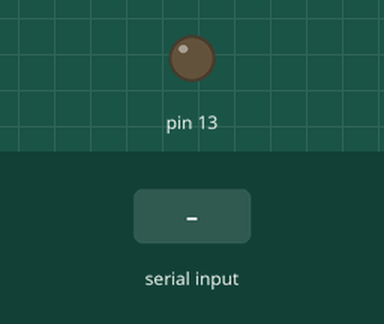
The sketch below on a simulated Arduino Uno, built with avr-gcc and run on an emulated ATmega328P. Parts: output pins drawn as LEDs (lit = HIGH). The test bench sets the inputs (shaded band).

Above: at 1.2 s.
1.3 s: "30,150\n" received over Serial
At 1.51 s:
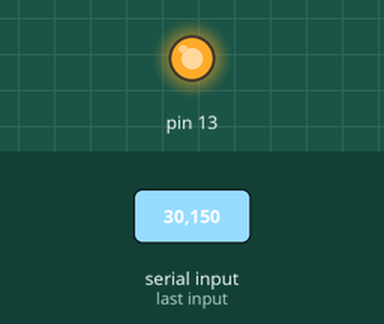
Timing chart, 0 to 4.3 s (numbered marks = the images above; inputs shaded):
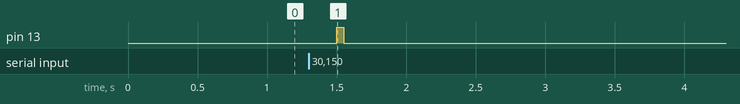

The sketch:

sendfile_PC_Arduino.ino
```cpp
byte state;
void setup() {
  pinMode(13, OUTPUT);
  Serial.begin(9600);
}
void loop() {
  if (Serial.available() > 0) {
    state = Serial.read();
    state = state - '0';
    if (state == 1) {
      digitalWrite(13, HIGH);
    }else{
      digitalWrite(13, LOW);
    }
  }
  delay(50);
}
```

Measured:
- after the input at 1.3 s, pin 13: LOW → HIGH after 0.20 s, → LOW 0.05 s later
